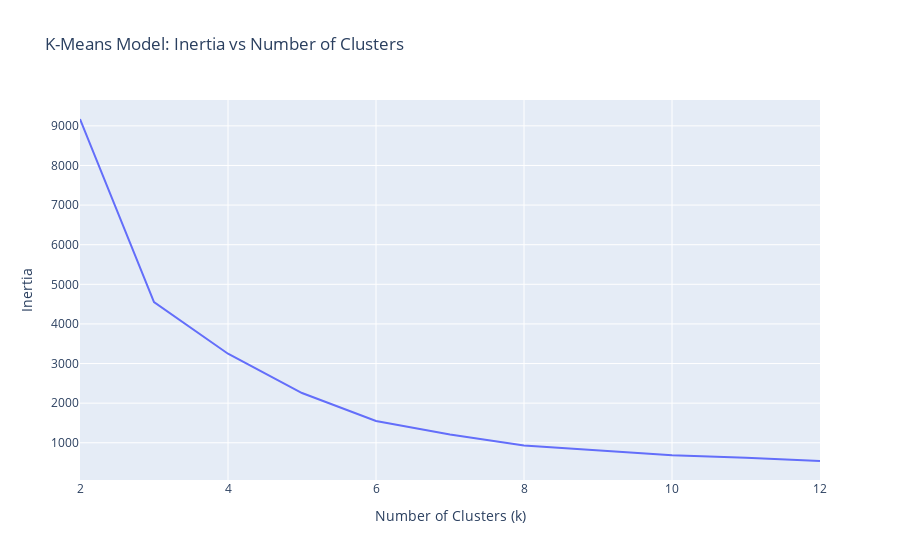

The code cell stored with this chart in its notebook:
### Markdown cell above
In k-means clustering, determining the optimal number of clusters involves analyzing the inertia, which measures within-cluster sum of squares. As clusters increase, inertia decreases; however, identifying an elbow point in the inertia graph signifies the optimal cluster count. This elbow represents a balance between minimizing inertia and preventing over-segmentation, guiding the selection of an efficient and meaningful clustering solution.

### Code cell
# Create line plot of `inertia_errors` vs `n_clusters`
fig = px.line(
    x=n_clusters, y=inertia_errors, title="K-Means Model: Inertia vs Number of Clusters"
)
fig.update_layout(xaxis_title="Number of Clusters (k)", yaxis_title="Inertia")
fig.show()

### Figure 1 — Plotly figure (JSON) as saved in the notebook; plotly's stock layout.template omitted (floating-point values rounded to 4 significant figures)
{"data": [{"hovertemplate": "x=%{x}<br>y=%{y}<extra></extra>", "legendgroup": "", "line": {"color": "#636efa", "dash": "solid"}, "marker": {"symbol": "circle"}, "mode": "lines", "name": "", "orientation": "v", "showlegend": false, "type": "scatter", "x": [2, 3, 4, 5, 6, 7, 8, 9, 10, 11, 12], "xaxis": "x", "y": [9173.0, 4550.0, 3247.0, 2256.0, 1550.0, 1211.0, 933.8, 811.0, 687.3, 621.2, 539.6], "yaxis": "y"}], "layout": {"legend": {"tracegroupgap": 0}, "title": {"text": "K-Means Model: Inertia vs Number of Clusters"}, "xaxis": {"anchor": "y", "domain": [0, 1], "title": {"text": "Number of Clusters (k)"}}, "yaxis": {"anchor": "x", "domain": [0, 1], "title": {"text": "Inertia"}}}}
